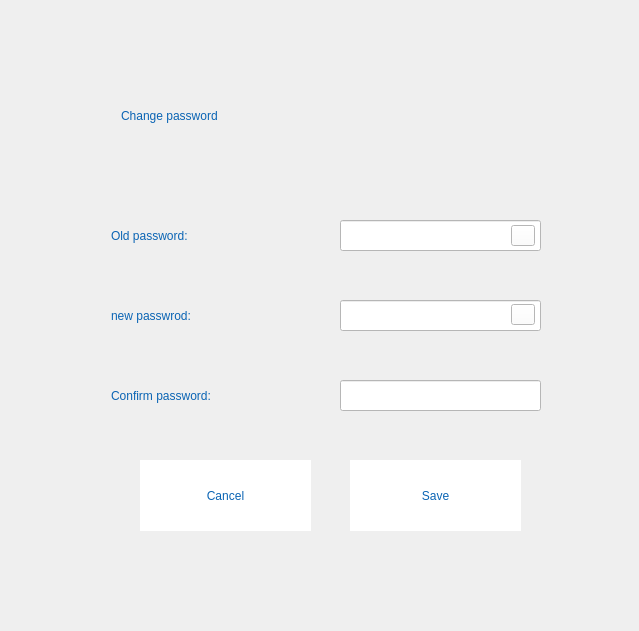
<?xml version="1.0" encoding="UTF-8"?>
<ui version="4.0">
 <class>FormChangePassword</class>
 <widget class="QWidget" name="FormChangePassword">
  <property name="geometry">
   <rect>
    <x>0</x>
    <y>0</y>
    <width>639</width>
    <height>631</height>
   </rect>
  </property>
  <property name="windowTitle">
   <string>Form</string>
  </property>
  <widget class="QLabel" name="bgContainer">
   <property name="geometry">
    <rect>
     <x>-20</x>
     <y>-30</y>
     <width>701</width>
     <height>741</height>
    </rect>
   </property>
   <property name="text">
    <string/>
   </property>
  </widget>
  <widget class="QLabel" name="bgContent">
   <property name="geometry">
    <rect>
     <x>60</x>
     <y>49</y>
     <width>521</width>
     <height>521</height>
    </rect>
   </property>
   <property name="text">
    <string/>
   </property>
  </widget>
  <widget class="QLabel" name="label_10">
   <property name="geometry">
    <rect>
     <x>110</x>
     <y>90</y>
     <width>421</width>
     <height>51</height>
    </rect>
   </property>
   <property name="styleSheet">
    <string notr="true">QLabel{
	
	padding: 0 8px;

	color:rgb(10,100,180);
	font: 24pt &quot;Showcard Gothic&quot;;
}
</string>
   </property>
   <property name="text">
    <string>Change password</string>
   </property>
  </widget>
  <widget class="QLabel" name="label_4">
   <property name="geometry">
    <rect>
     <x>100</x>
     <y>220</y>
     <width>161</width>
     <height>31</height>
    </rect>
   </property>
   <property name="styleSheet">
    <string notr="true">QLabel{
	
	padding: 0 8px;

	color:rgb(10,100,180);
	font: 10pt &quot;Showcard Gothic&quot;;
}
</string>
   </property>
   <property name="text">
    <string>Old password:</string>
   </property>
  </widget>
  <widget class="QLineEdit" name="oldPassword">
   <property name="geometry">
    <rect>
     <x>340</x>
     <y>220</y>
     <width>201</width>
     <height>31</height>
    </rect>
   </property>
   <property name="cursor">
    <cursorShape>IBeamCursor</cursorShape>
   </property>
   <property name="styleSheet">
    <string notr="true">QLineEdit{


	padding: 0 8px;
	background:white;
	color:rgb(10,100,180);
}</string>
   </property>
   <property name="text">
    <string/>
   </property>
  </widget>
  <widget class="QLabel" name="label_5">
   <property name="geometry">
    <rect>
     <x>100</x>
     <y>300</y>
     <width>161</width>
     <height>31</height>
    </rect>
   </property>
   <property name="styleSheet">
    <string notr="true">QLabel{
	
	padding: 0 8px;

	color:rgb(10,100,180);
	font: 10pt &quot;Showcard Gothic&quot;;
}
</string>
   </property>
   <property name="text">
    <string>new passwrod:</string>
   </property>
  </widget>
  <widget class="QLineEdit" name="newPassword">
   <property name="geometry">
    <rect>
     <x>340</x>
     <y>300</y>
     <width>201</width>
     <height>31</height>
    </rect>
   </property>
   <property name="cursor">
    <cursorShape>IBeamCursor</cursorShape>
   </property>
   <property name="styleSheet">
    <string notr="true">QLineEdit{


	padding: 0 8px;
	background:white;
	color:rgb(10,100,180);
}</string>
   </property>
   <property name="text">
    <string/>
   </property>
  </widget>
  <widget class="QLabel" name="label_3">
   <property name="geometry">
    <rect>
     <x>100</x>
     <y>380</y>
     <width>211</width>
     <height>31</height>
    </rect>
   </property>
   <property name="styleSheet">
    <string notr="true">QLabel{
	
	padding: 0 8px;

	color:rgb(10,100,180);
	font: 10pt &quot;Showcard Gothic&quot;;
}
</string>
   </property>
   <property name="text">
    <string>Confirm password:</string>
   </property>
  </widget>
  <widget class="QLineEdit" name="confirmPassword">
   <property name="geometry">
    <rect>
     <x>340</x>
     <y>380</y>
     <width>201</width>
     <height>31</height>
    </rect>
   </property>
   <property name="styleSheet">
    <string notr="true">QLineEdit{


	padding: 0 8px;
	background:white;
	color:rgb(10,100,180);
}</string>
   </property>
   <property name="text">
    <string/>
   </property>
  </widget>
  <widget class="QPushButton" name="btnCancel">
   <property name="geometry">
    <rect>
     <x>140</x>
     <y>460</y>
     <width>171</width>
     <height>71</height>
    </rect>
   </property>
   <property name="cursor">
    <cursorShape>IBeamCursor</cursorShape>
   </property>
   <property name="styleSheet">
    <string notr="true">QPushButton{
	font: 14pt &quot;Showcard Gothic&quot;;
	padding: 0 8px;
	background:white;
	color:rgb(10,100,180);
border:10px;
}</string>
   </property>
   <property name="text">
    <string>Cancel</string>
   </property>
  </widget>
  <widget class="QPushButton" name="btnSave">
   <property name="geometry">
    <rect>
     <x>350</x>
     <y>460</y>
     <width>171</width>
     <height>71</height>
    </rect>
   </property>
   <property name="cursor">
    <cursorShape>OpenHandCursor</cursorShape>
   </property>
   <property name="styleSheet">
    <string notr="true">QPushButton{
	font: 14pt &quot;Showcard Gothic&quot;;
	padding: 0 8px;
	background:white;
	color:rgb(10,100,180);
border:10px;
}</string>
   </property>
   <property name="text">
    <string>Save</string>
   </property>
  </widget>
  <widget class="QPushButton" name="btnHidenNewPassword">
   <property name="geometry">
    <rect>
     <x>511</x>
     <y>304</y>
     <width>24</width>
     <height>21</height>
    </rect>
   </property>
   <property name="cursor">
    <cursorShape>OpenHandCursor</cursorShape>
   </property>
   <property name="styleSheet">
    <string notr="true">QPushButton{
	background:white;
}</string>
   </property>
   <property name="text">
    <string/>
   </property>
  </widget>
  <widget class="QPushButton" name="btnHidenOldPassword">
   <property name="geometry">
    <rect>
     <x>511</x>
     <y>225</y>
     <width>24</width>
     <height>21</height>
    </rect>
   </property>
   <property name="cursor">
    <cursorShape>OpenHandCursor</cursorShape>
   </property>
   <property name="styleSheet">
    <string notr="true">QPushButton{
	background:white;
}</string>
   </property>
   <property name="text">
    <string/>
   </property>
  </widget>
  <widget class="QLabel" name="stataus">
   <property name="geometry">
    <rect>
     <x>270</x>
     <y>60</y>
     <width>151</width>
     <height>21</height>
    </rect>
   </property>
   <property name="styleSheet">
    <string notr="true">QLabel{
	
	padding: 0 8px;

	color: rgb(191, 0, 0);
	font: 8pt &quot;Showcard Gothic&quot;;

}
</string>
   </property>
   <property name="text">
    <string/>
   </property>
  </widget>
  <widget class="QLabel" name="errorOldPassword">
   <property name="geometry">
    <rect>
     <x>340</x>
     <y>250</y>
     <width>201</width>
     <height>16</height>
    </rect>
   </property>
   <property name="styleSheet">
    <string notr="true">QLabel{
	font: 6pt &quot;Segoergb(255, 21, 72) UI&quot;;
	
	color: rgb(191, 0, 0);
	
	padding: 0 8px;
}</string>
   </property>
   <property name="text">
    <string/>
   </property>
  </widget>
  <widget class="QLabel" name="errorNewPassword">
   <property name="geometry">
    <rect>
     <x>340</x>
     <y>330</y>
     <width>161</width>
     <height>16</height>
    </rect>
   </property>
   <property name="styleSheet">
    <string notr="true">QLabel{
	font: 6pt &quot;Segoergb(255, 21, 72) UI&quot;;
	
	color: rgb(191, 0, 0);
	
	padding: 0 8px;
}</string>
   </property>
   <property name="text">
    <string/>
   </property>
  </widget>
  <widget class="QLabel" name="errorConfirmPassword">
   <property name="geometry">
    <rect>
     <x>340</x>
     <y>410</y>
     <width>201</width>
     <height>16</height>
    </rect>
   </property>
   <property name="styleSheet">
    <string notr="true">QLabel{
	font: 6pt &quot;Segoergb(255, 21, 72) UI&quot;;
	
	color: rgb(191, 0, 0);
	
	padding: 0 8px;
}</string>
   </property>
   <property name="text">
    <string/>
   </property>
  </widget>
 </widget>
 <resources/>
 <connections/>
</ui>
